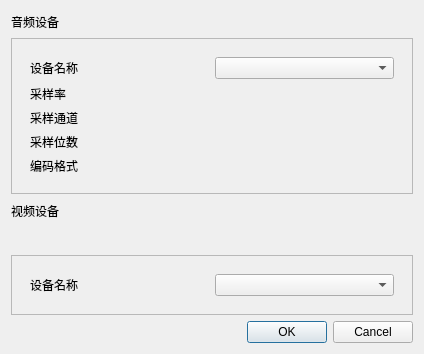
<?xml version="1.0" encoding="UTF-8"?>
<ui version="4.0">
 <class>Setting</class>
 <widget class="QWidget" name="Setting">
  <property name="geometry">
   <rect>
    <x>0</x>
    <y>0</y>
    <width>424</width>
    <height>354</height>
   </rect>
  </property>
  <property name="sizePolicy">
   <sizepolicy hsizetype="Expanding" vsizetype="Expanding">
    <horstretch>0</horstretch>
    <verstretch>0</verstretch>
   </sizepolicy>
  </property>
  <property name="windowTitle">
   <string>Form</string>
  </property>
  <layout class="QGridLayout" name="gridLayout">
   <item row="0" column="0">
    <widget class="QLabel" name="label_6">
     <property name="text">
      <string>音频设备</string>
     </property>
    </widget>
   </item>
   <item row="1" column="0">
    <widget class="QFrame" name="frame">
     <property name="frameShape">
      <enum>QFrame::StyledPanel</enum>
     </property>
     <property name="frameShadow">
      <enum>QFrame::Sunken</enum>
     </property>
     <layout class="QHBoxLayout" name="horizontalLayout">
      <item>
       <widget class="QWidget" name="widget" native="true">
        <layout class="QGridLayout" name="gridLayout_3">
         <item row="1" column="0">
          <widget class="QLabel" name="label_9">
           <property name="text">
            <string>采样率</string>
           </property>
          </widget>
         </item>
         <item row="0" column="0">
          <widget class="QLabel" name="label_10">
           <property name="text">
            <string>设备名称</string>
           </property>
          </widget>
         </item>
         <item row="0" column="1">
          <widget class="QComboBox" name="comboBox_device_audio"/>
         </item>
         <item row="2" column="1">
          <widget class="QLabel" name="label_chns_audio">
           <property name="text">
            <string/>
           </property>
          </widget>
         </item>
         <item row="1" column="1">
          <widget class="QLabel" name="label_sampleRate_audio">
           <property name="text">
            <string/>
           </property>
          </widget>
         </item>
         <item row="3" column="0">
          <widget class="QLabel" name="label_11">
           <property name="text">
            <string>采样位数</string>
           </property>
          </widget>
         </item>
         <item row="2" column="0">
          <widget class="QLabel" name="label_12">
           <property name="text">
            <string>采样通道</string>
           </property>
          </widget>
         </item>
         <item row="3" column="1">
          <widget class="QLabel" name="label_sampleSize_audio">
           <property name="text">
            <string/>
           </property>
          </widget>
         </item>
         <item row="4" column="0">
          <widget class="QLabel" name="label_13">
           <property name="text">
            <string>编码格式</string>
           </property>
          </widget>
         </item>
         <item row="4" column="1">
          <widget class="QLabel" name="label_codec_audio">
           <property name="text">
            <string/>
           </property>
          </widget>
         </item>
        </layout>
       </widget>
      </item>
     </layout>
    </widget>
   </item>
   <item row="2" column="0">
    <widget class="QLabel" name="label_7">
     <property name="text">
      <string>视频设备</string>
     </property>
    </widget>
   </item>
   <item row="3" column="0">
    <widget class="IpWidgets" name="widget_3" native="true"/>
   </item>
   <item row="4" column="0">
    <widget class="QFrame" name="frame_2">
     <property name="frameShape">
      <enum>QFrame::StyledPanel</enum>
     </property>
     <property name="frameShadow">
      <enum>QFrame::Plain</enum>
     </property>
     <layout class="QHBoxLayout" name="horizontalLayout_2">
      <item>
       <widget class="QWidget" name="widget_2" native="true">
        <layout class="QGridLayout" name="gridLayout_4">
         <item row="0" column="0">
          <widget class="QLabel" name="label_14">
           <property name="text">
            <string>设备名称</string>
           </property>
          </widget>
         </item>
         <item row="0" column="1">
          <widget class="QComboBox" name="comboBox_device_video"/>
         </item>
        </layout>
       </widget>
      </item>
     </layout>
    </widget>
   </item>
   <item row="5" column="0">
    <widget class="QDialogButtonBox" name="buttonBox">
     <property name="orientation">
      <enum>Qt::Horizontal</enum>
     </property>
     <property name="standardButtons">
      <set>QDialogButtonBox::Cancel|QDialogButtonBox::Ok</set>
     </property>
    </widget>
   </item>
  </layout>
 </widget>
 <customwidgets>
  <customwidget>
   <class>IpWidgets</class>
   <extends>QWidget</extends>
   <header>ipwidgets.h</header>
   <container>1</container>
  </customwidget>
 </customwidgets>
 <resources/>
 <connections/>
</ui>
